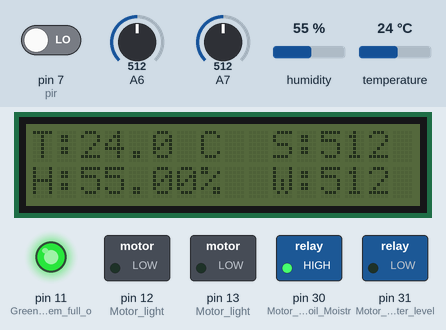
This sketch was run on a simulated Arduino Mega 2560, built with avr-gcc and run on an emulated ATmega2560. On the bench: 16×2 character LCD, switched loads named in the sketch (green lamp = pin HIGH), output pins drawn as LEDs (lit = HIGH). Dashed ring = blinking. Inputs (shaded band) come from the test bench; at power-on: pin 7 (pir) LOW, A7 = 512, A6 = 512, humidity 55 %, temperature 24 °C. What the sketch prints to the serial monitor is not drawn.

Above: at 1.3 s.
1.4 s: pin 7 (pir) driven HIGH
At 1.9 s:
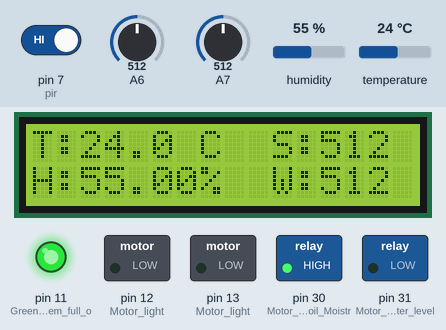
3.0 s: A7 set to 214
At 4.2 s:
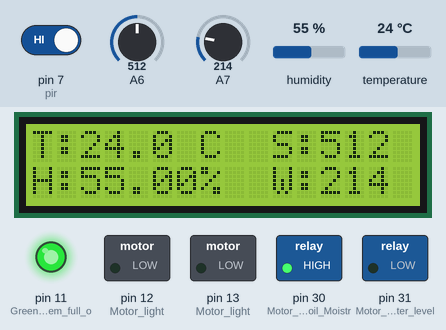
4.5 s: A7 set to 184
At 5.11 s:
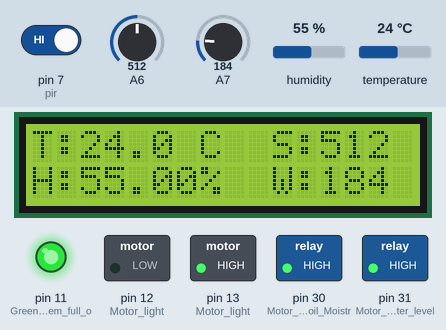
6.9 s: A6 set to 710
At 7.33 s:
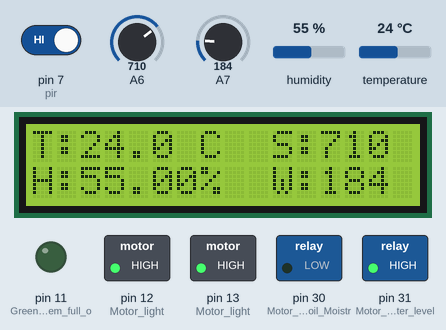
9.0 s: A6 set to 690
At 9.27 s:
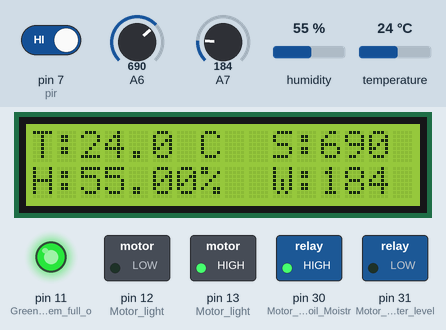
10.6 s: A7 set to 610
At 11.9 s:
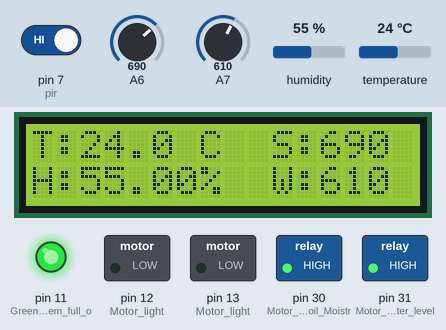
Timing chart, 0 to 13.3 s (numbered marks = the images above; inputs shaded):
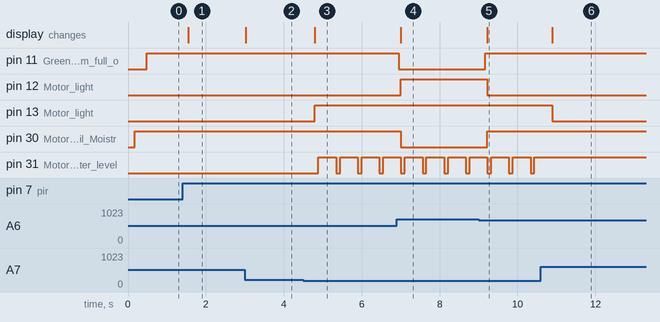

The sketch:

_3.0_PIR_Disp_Temp_Humidity_Soil_No_delay.ino
```cpp
//.......................................##########  UNIQUE PARTNERS  ##########........................................

// A6 - Soil Moistrure
// A7 - Water Level
// D7 - PIR
// D2 - DHT
// D13- Water level LED
// D12- Soil Moistrure level LED
// D30- Relay pin 1 >>---------11 change to 30
// D31- Relay pin 2

//.........................................................................................................................

//Library for Display
#include <Wire.h>
#include <LiquidCrystal_I2C.h>
LiquidCrystal_I2C lcd(0x27,16,2);  // set the LCD address to 0x27 for a 16 chars and 2 line display

// Library for DHT sensor
#include<dht.h>
dht DHT;
#define DHT11_PIN 2  //pin for DHT sensor

// Out for PIR sensor
int pir = 7;

// ....................................................DHT sensor..................................................
class A{ public:
  void f()
  {
   int chk = DHT.read11(DHT11_PIN);
   //if( DHT.humidity>0 && DHT.temperature>0  )
   {

   Serial.print("Temparature ");
   Serial.print(DHT.temperature, 1);
         lcd.setCursor(0,0);   // Column+1 - Row+1
         lcd.print("T:");
         lcd.print(DHT.temperature, 1);
         lcd.print(" C");

   Serial.print("\t Humidity " );
   Serial.print(DHT.humidity, 2);
   Serial.print("%");
         lcd.setCursor(0,1);   // Column+1 - Row+1
         lcd.print("H:");
         lcd.print(DHT.humidity, 2);
         lcd.print("%");
  }
  }
  };

//..........................................Sooil Moistrue sensor......................................................
class B{ public:
  void f()
  {
   Serial.print("\t Moisture:");
   Serial.print(analogRead(6));
        lcd.setCursor(10,0);   // Column+1 - Row+1
        lcd.print("S:");
        lcd.print(analogRead(6));

    if(analogRead(6)>700)
  { digitalWrite(12,HIGH);  //white led

    digitalWrite(30,LOW);   //motor relay
  }
  else{
    digitalWrite(12,LOW);
    digitalWrite(30,HIGH);
  }
  }
  };

// ................................................Water level sensor..................................................
class C{ public:
  void f()
  {
   Serial.print("\t\t Water:");
   Serial.println(analogRead(7));
          lcd.setCursor(10 ,1);   // Column+1 - Row+1
          lcd.print("W:");
          lcd.print(analogRead(7));

   if(analogRead(7)<200)
  {
    digitalWrite(13,HIGH);

    digitalWrite(31,LOW);
    delay(100);
    digitalWrite(31,HIGH);
    delay(100);
  }

 else if(analogRead(7)>600)
 {
   digitalWrite(13,LOW);
   digitalWrite(31,HIGH);
  }
 }

  };


// ..................................Method for call class......................................................
A *a;
B *b;
C *c;
//...............................................................................................................

void setup() {
    pinMode(pir , INPUT);

   lcd.init();
   lcd.init();


   a=new A();
   b=new B();
   c=new C();

   Serial.begin(19200);

   pinMode(11,OUTPUT); // Green LED - System full ok

   pinMode(13,OUTPUT); // Motor light (red)  - Water level
   pinMode(12,OUTPUT); // Motor light(white) - Soil moistrue motor

   pinMode(30,OUTPUT); // Motor Relay - Soil Moistrue level
   pinMode(31,OUTPUT); // Motor Relay - Water level


}

//............................................................................................................

void loop() {
   boolean buttonState = digitalRead(pir);
       if (buttonState == 1)
       {   lcd.backlight();
         //  Right(5000);
       }
       else{lcd.noBacklight();}  // No any action

  a->f();
  b->f();
  c->f();
   delay(300);

   if(analogRead(6)<700  || analogRead(7)>600)
   {  digitalWrite(11,HIGH);  }

    else{digitalWrite(11,LOW);}
}

//.............................................................................................................
// delay time for water level
void Right (int interval){
   static long prevMill = 0;
   if (((long)millis() - prevMill) >= interval){
    prevMill = millis();
    digitalWrite(12, !digitalRead(12));
  }
 }
```

Measured:
- the behaviour switches between 200 and 199 on A7 (found by bisection; images 2 and 3)
- after the input at 1.4 s, the display: changes after 0.14 s (image 1)
- after the input at 3.0 s, the display: changes at once (image 2)
- after the input at 4.5 s, pin 13 (Motor_light): LOW → HIGH after 0.29 s; pin 31 (Motor_Relay_-_Water_level): alternates HIGH for 0.45 s and LOW for 0.10 s, starting after 0.39 s; the display: changes after 0.29 s (image 3)
- after the input at 6.9 s, pin 11 (Green_LED_-_System_full_o): HIGH → LOW after 0.05 s; pin 12 (Motor_light): LOW → HIGH after 0.10 s; pin 30 (Motor_Relay_-_Soil_Moistr): HIGH → LOW after 0.10 s; the display: changes after 0.11 s (image 4)
- after the input at 9.0 s, pin 11 (Green_LED_-_System_full_o): LOW → HIGH after 0.17 s; pin 12 (Motor_light): HIGH → LOW after 0.22 s; pin 30 (Motor_Relay_-_Soil_Moistr): LOW → HIGH after 0.22 s; the display: changes after 0.23 s (image 5)
- after the input at 10.6 s, pin 13 (Motor_light): HIGH → LOW after 0.29 s; pin 31 (Motor_Relay_-_Water_level): stops changing and stays HIGH; the display: changes after 0.29 s (image 6)
